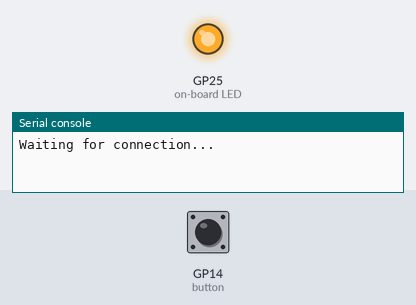
This program was run on a simulated Raspberry Pi Pico running MicroPython. Parts: output pins drawn as LEDs (lit = HIGH), the last lines printed to the serial console. Inputs (shaded band) come from the test bench; at power-on: GP14 (button) LOW. WiFi joins after 1.5 s.

Above: at 0.1 s.
At 2.1 s:
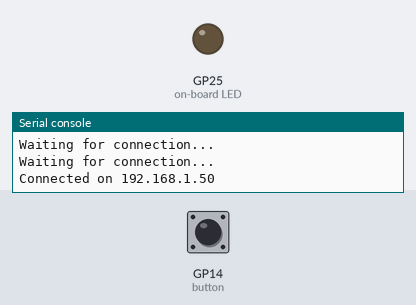
Timing chart, 0 to 3.6 s (numbered marks = the images above):
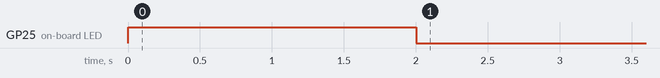

The program:

pico_w_call_url.py
```python
# This program uses a Pi Pico W and a button to call a URL
# In this case it was a URL of an AWS Lambda
# The Lambda called the Voice Monkey API and made Alexa speak
# You can call any URL you want

import network
import socket
from time import sleep
from picozero import pico_temp_sensor, pico_led
import machine
import utime
import urequests

ssid = 'network_name'
password = 'password'

button = machine.Pin(14, machine.Pin.IN, machine.Pin.PULL_DOWN)


def connect():
    #Connect to WLAN
    pico_led.on()
    wlan = network.WLAN(network.STA_IF)
    wlan.active(True)
    wlan.connect(ssid, password)
    while wlan.isconnected() == False:
        print('Waiting for connection...')
        sleep(1)
    ip = wlan.ifconfig()[0]
    print(f'Connected on {ip}')
    pico_led.off()
    return ip


def sendmessage():
    # Send message
    pico_led.off()
    url = "https://your_url"

    while True:
        if button.value() == 1:
            pico_led.on()
            response = urequests.get(url)
            data1 = response.json()
            data2 = response.status_code
            print(data1)
            print(data2)
            utime.sleep(2)
            pico_led.off()


try:
    ip = connect()
    sendmessage()
except KeyboardInterrupt:
    machine.reset()
```
